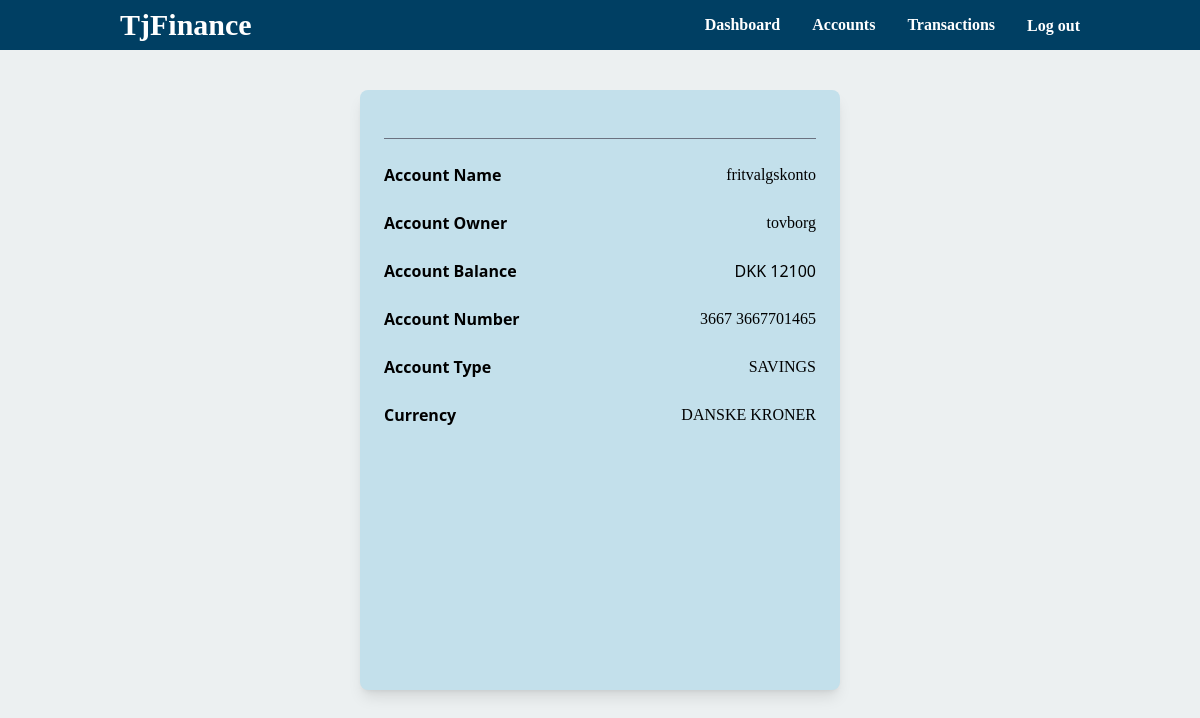
/account/info/fritvalgskonto/ (signed in), run on an earlier commit of the app's database.
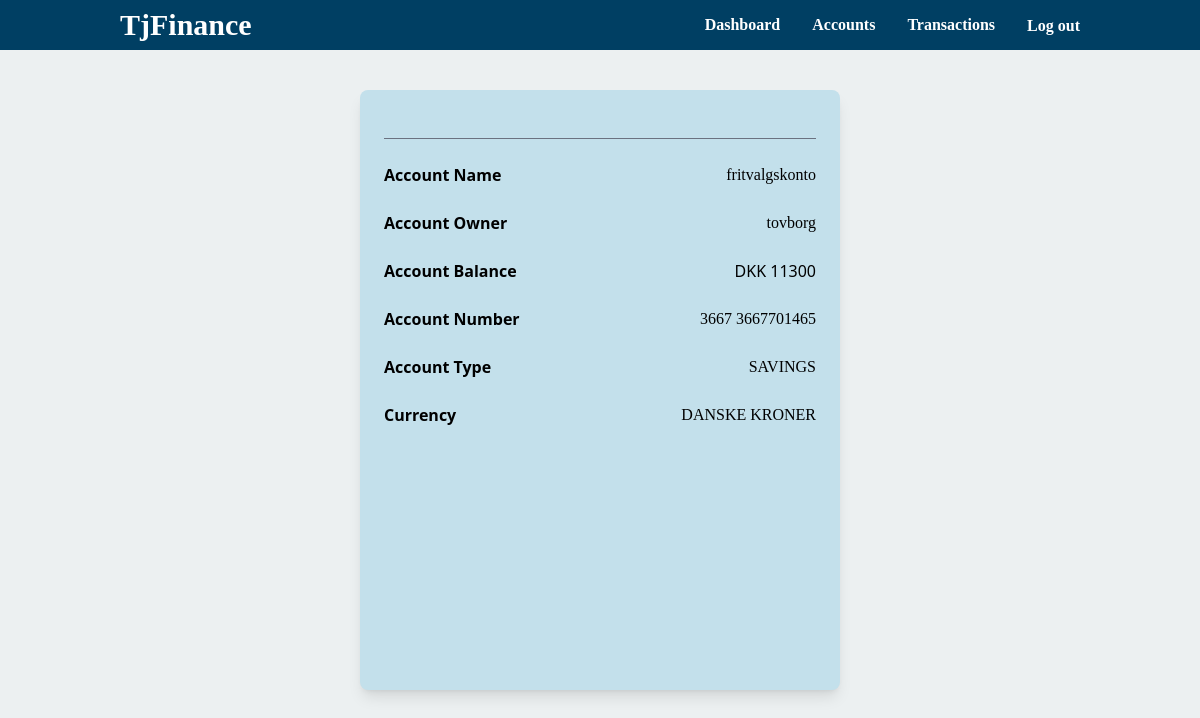
And on a later commit of the database.
### main/models.py (models this page shows, shortened)
class Account(models.Model):
    ACCOUNT_TYPES = (
        ('savings', 'Savings'),
        ('checking', 'Checking'),
        ('Vacation', 'Vacation'),
        ('Retirement', 'Retirement'),
        ('Other', 'Other')
    )
    user = models.ForeignKey(User, on_delete=models.CASCADE)
    name = models.CharField(max_length=50)
    account_type = models.CharField(max_length=50, choices=ACCOUNT_TYPES)
    balance = models.DecimalField(max_digits=10, decimal_places=0)
    description = models.TextField(blank=True, null=True, max_length=255)
    isFavorite = models.BooleanField(default=False)

### main/views.py (the view)
# urls.py: path('account/info/<str:account_name>/', account_info, name='account_info'),
@login_required
def account_info(request, account_name):
    account = get_object_or_404(Account, name=account_name, user=request.user)
    return render(request, "account/account_info.html", context={"account": account})

### templates/account/account_info.html (shortened to what this page needs)
{% extends 'base.html' %}
{% load static %}
{% block content %}
    <div class="flex justify-center mt-10 mobile-only:h-full mobile-only:mt-0">
        <div class="bg-cards rounded-lg h-[600px] sm:w-[60%] md:w-[60%] lg:w-[40%] mobile-only:h-full mobile-only:w-full shadow-lg p-6">
            <hr class="mt-6 border-gray-500" />
            <div id="account_info" class="mt-6 space-y-6">
                <div class="flex flex-row justify-between">
                    <span class="font-semibold">Account Name</span>
                    <span class="font-dansketext">{{ account.name }}</span>
                </div>
                <div class="flex flex-row justify-between">
                    <span class="font-semibold">Account Owner</span>
                    <span class="font-dansketext">{{ account.user }}</span>
                </div>
                <div class="flex flex-row justify-between">
                    <span class="font-semibold">Account Balance</span>
                    <span>DKK {{ account.balance }}</span>
                </div>
                <div class="flex flex-row justify-between">
                    <span class="font-semibold">Account Number</span>
                    <span class="font-dansketext">3667 3667701465</span>
                </div>
                <div class="flex flex-row justify-between">
                    <span class="font-semibold">Account Type</span>
                    <span class="font-dansketext">{{ account.account_type|upper }}</span>
                </div>
                <div class="flex flex-row justify-between">
                    <span class="font-semibold">Currency</span>
                    <span class="font-dansketext">DANSKE KRONER</span>
                </div>
            </div>
        </div>
    </div>
{% endblock %}

What changed in the data, as far as the page shows it:
changed Account "fritvalgskonto": balance "12100" → "11300"
